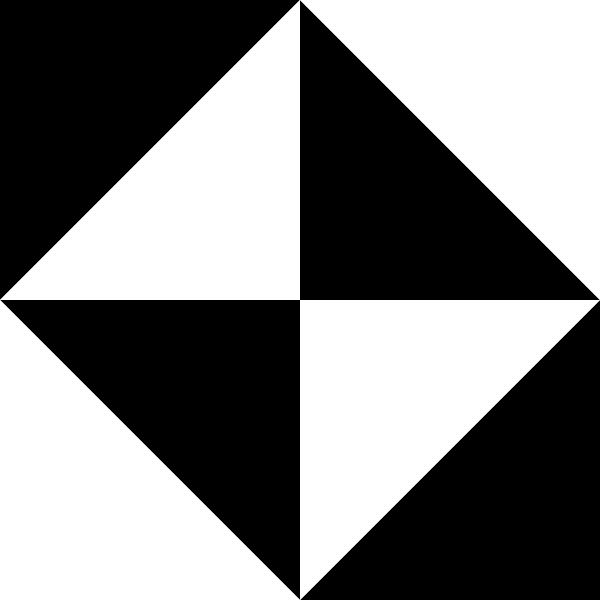
#> input picture test_image.jpg, 600 x 600 px, found by its file name
$ python load_and_resize.py
#> lines starting #> are read from the running program, lines starting #| are printed output that depends on the picture
import cv2
import matplotlib.pyplot as plt

# Load the image in grayscale
image = cv2.imread('C:/Users/amina/Desktop/Coding/Git/BCIVisionProcessing/BCIVisionProcessing/test_image.jpg', cv2.IMREAD_GRAYSCALE)
#> image is the input picture: shape (600, 600); min 0, max 255, mean 127.7

# Display the image using Matplotlib
plt.imshow(image, cmap='gray')
plt.title("Loaded Image")
plt.axis("off")  # Hide the axes
plt.show()

# Resize the image to 32x32
resized_image = cv2.resize(image, (32, 32))
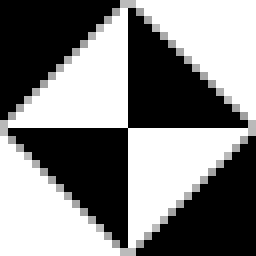
#> resized_image: shape (32, 32) (shown 8 times larger); min 0, max 255, mean 130.2

# Display the resized image
plt.imshow(resized_image, cmap='gray')
plt.title("Resized Image (32x32)")
plt.axis("off")
plt.show()
